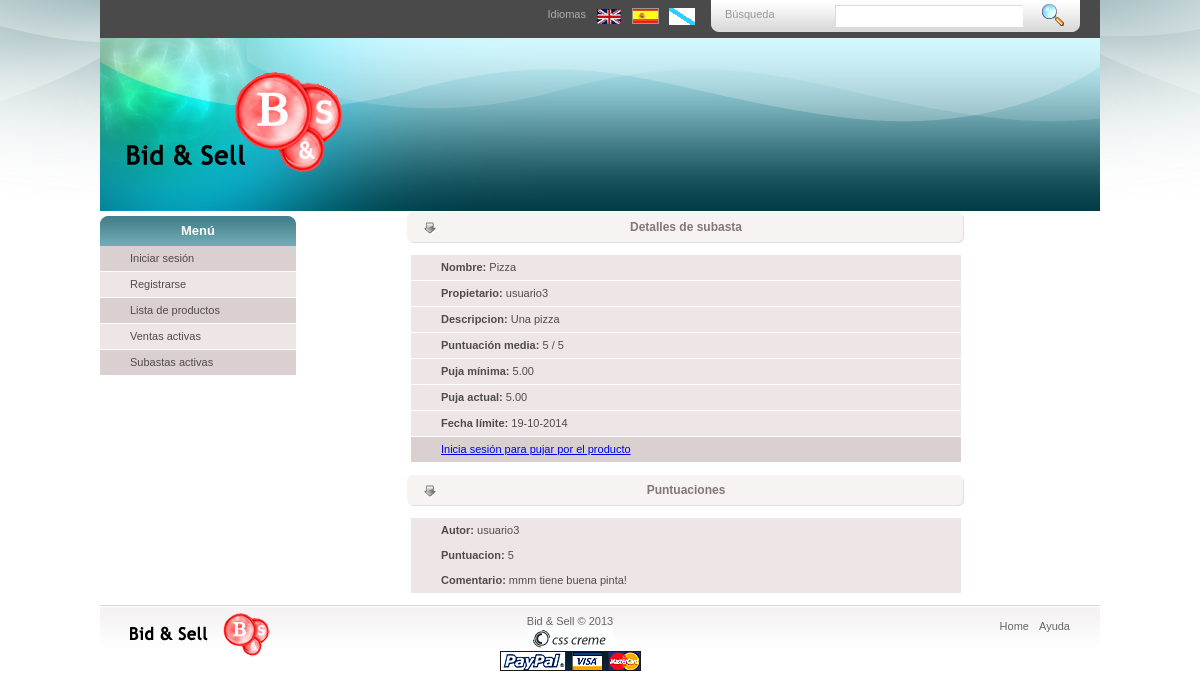
The page /index.php?controller=bidding&action=get&id=3 on the database its author committed.
### tables this page shows
CREATE TABLE IF NOT EXISTS `PRODUCTO` (
  `idProducto` int(10) unsigned NOT NULL AUTO_INCREMENT COMMENT 'Identificador unico de producto. Auto incrementado.',
  `propietario` varchar(20) NOT NULL COMMENT 'Login del propietario (clave foranea a USUARIO.login).',
  `estado` enum('pendiente','subasta','venta') NOT NULL DEFAULT 'pendiente' COMMENT 'Estado del producto: en venta, en subasta o aun no establecido (pendiende).',
  `nombre` varchar(255) NOT NULL COMMENT 'Nombre del producto.',
  `descripcion` text COMMENT 'Descripcion del producto. Puede ser nulo.',
  PRIMARY KEY (`idProducto`),
  KEY `propietario` (`propietario`)
);

CREATE TABLE IF NOT EXISTS `SUBASTA` (
  `idSubasta` int(10) unsigned NOT NULL AUTO_INCREMENT COMMENT 'Identificador unico de subasta. Auto incrementado.',
  `idProducto` int(10) unsigned NOT NULL COMMENT 'Identificador del producto subastado (clave foranea a PRODUCTO.idProducto).',
  `pujaMinima` decimal(9,2) unsigned NOT NULL DEFAULT '5.00' COMMENT 'Puja minima para la subasta (en euros). Dos valores decimales admitidos.',
  `fechaLimite` timestamp NULL DEFAULT NULL COMMENT 'Fecha y hora (TIMESTAMP) limite para la subasta. Puede ser nulo.',
  PRIMARY KEY (`idSubasta`),
  KEY `idProducto` (`idProducto`)
);

CREATE TABLE IF NOT EXISTS `CALIFICACION` (
  `idCalificacion` int(11) NOT NULL AUTO_INCREMENT COMMENT 'Identificador unico de calificacion. Auto incrementado.',
  `idProducto` int(10) unsigned NOT NULL COMMENT 'Identificador del producto calificado (clave foranea a PRODUCTO.idProducto).',
  `login` varchar(20) DEFAULT NULL COMMENT 'Login del usuario que ha realizado la calificacion (clave foranea a USUARIO.login). No debe ser NULO, se permite solo para continuar almacenando las puntuaciones despues de que un usuario haya sido eliminado (hacer un "SET NULL").',
  `puntuacion` tinyint(1) unsigned NOT NULL DEFAULT '5' COMMENT 'Puntuacion dada por el usuario al producto. La base de datos lo limita de 0 a 255, la logica de la aplicacion debera velar por almacenar valores correctos.',
  `comentario` text COMMENT 'Comentario dado junto a la puntuacion. Puede ser nulo.',
  PRIMARY KEY (`idCalificacion`),
  KEY `idProducto` (`idProducto`,`login`),
  KEY `login` (`login`)
);

### views/layouts/application.php (called while the page is built, shortened)
<?php
require "header.php";
require "sidebar.php";
$this->yield();
require "footer.php";
?>

### controllers/BiddingsController.php (called while the page is built, shortened)
<?php
class BiddingsController extends Controller
{
    public function get()
    {
        $this->bidding = new \models\Bidding($this->request->id);
        if (!$this->bidding->fill()) {
            $this->setFlash($this->lang["bidding"]["get_err"]);
            $this->redirect("bidding");
        }
        $this->product = new \models\Product($this->bidding->getProductId());
        $ratings = \models\Rating::findBy(["idProducto" => $this->product->getId()]);
        $rateAvg = 0.0;
        foreach ($ratings as $rating) $rateAvg  += intval($rating->rating);
        if (count($ratings) > 0) $rateAvg /= count($ratings);
        $currentBid = $this->bidding->getHighestBid();
        if (!$currentBid) $currentBid = $this->bidding->minBid;
        else $currentBid = $currentBid->quantity;
        $this->view->assign("product"       , $this->product);
        $this->view->assign("bidding"       , $this->bidding);
        $this->view->assign("currentBid"    , $currentBid);
        $this->view->assign("rate"          , $rateAvg);
        $this->view->assign("ratings"       , $ratings);
        $this->view->render("bidding_get");
    }
}
?>

### controllers/Router.php (called while the page is built, shortened)
<?php
class Router
{
    public function routeRequest($request)
    {
        $controller = "controllers\\HomeController";
        if ((isset($request->controller))) {
            $controller = $request->controller;
            $controller = "controllers\\" . ucfirst($controller) . "sController";
        }
        $action = isset($request->action) ? $request->action : "defaultAction";
        if (class_exists($controller) && method_exists($controller,$action)) {
            $controller = new $controller($request);
            $controller->$action();
        } else {
            header("HTTP/1.1 404 Not Found");
            include_once(__DIR__ . "/../assets/static/404.html");
            exit();
        }
    }
}
?>

### index.php (called while the page is built, shortened)
<?php
require_once(__DIR__ . "/components/ClassLoader.php");
$router = new controllers\Router();
$router->routeRequest(new components\Request());
?>

### models/Product.php (called while the page is built, shortened)
<?php
class Product extends Model
{
    private $idProduct;
    private $owner;
    public function __construct($idProduct = null, $owner = null)
    {
        $this->idProduct =   $idProduct;
        $this->owner       = $owner;
    }
    public function fill()
    {
        $rows = $this->dao->select(["*"], ["idProducto" => $this->idProduct]);
        $this->owner       = $rows[0]["propietario"];
        $this->name        = $rows[0]["nombre"];
        $this->description = $rows[0]["descripcion"];
        return true;
    }
    public function getId()
    {
        return $this->idProduct;
    }
    public function getOwner()
    {
        return $this->owner;
    }
}
?>

### database/SQLDAO.php (called while the page is built, shortened)
<?php
abstract class SQLDAO implements DAO
{
    protected $tableName;
    public function __construct($tableName)
    {
        $this->tableName = $tableName;
    }
    public function select($data, $where = null)
    {
        $db = DatabaseConnection::getConnection();
        $select = "SELECT ";
        $iter = new \CachingIterator(new \ArrayIterator($data));
        foreach ($iter as $column) {
            $select .= $column;
        }
        $select .= " FROM " . $this->tableName;
        if (isset($where)) {
            $select .= " WHERE ";
            $iter = new \CachingIterator(new \ArrayIterator($where));
            foreach ($iter as $key => $_) {
                $select .= $key . " = ?";
            }
        }
        $query = $db->prepare($select);
        if (isset($where)) {
            $i = 1;
            foreach ($where as $key => $_)
                $query->bindParam($i++, $where[$key]);
        }
        $result = array();
        if ($query->execute()) {
            while ($row = $query->fetch())
                $result[] = $row;
        }
        return $result;
    }
}
?>

### models/Bidding.php (called while the page is built, shortened)
<?php
class Bidding extends Model
{
    private $idBidding;
    public function __construct($idBidding = null, $idProduct = null)
    {
        $this->idBidding = $idBidding;
    }
    public function fill()
    {
        $rows = $this->dao->select(["*"], ["idSubasta" => $this->idBidding]);
        $this->minBid    = $rows[0]["pujaMinima"];
        $this->limitDate = $rows[0]["fechaLimite"];
        return true;
    }
}
?>

### components/ClassLoader.php (called while the page is built, shortened)
<?php
class ClassLoader
{
    private $namespace;
    private $includePath;
    private $separator    = "\\";
    private $extension    = ".php";
    public function __construct($namespace = null, $includePath = null)
    {
        $this->namespace   = $namespace;
        $this->includePath = $includePath;
    }
    public function loadClass($className)
    {
        $ns = $this->namespace . $this->separator;
        if ($this->namespace === null || $ns === substr($className, 0, strlen($ns))) {
            $fileName  = "";
            $lastNsPos = strripos($className, $this->separator);
            if ($lastNsPos !== false) {
                $namespace = substr($className, 0, $lastNsPos);
                $className = substr($className, $lastNsPos + 1);
                $fileName  = str_replace($this->separator, DIRECTORY_SEPARATOR, $namespace);
                $fileName .= DIRECTORY_SEPARATOR;
            }
            $fileName .= str_replace('_', DIRECTORY_SEPARATOR, $className);
            $fileName .= $this->extension;
            $require = "";
            if ($this->includePath !== null)
                $require .= $this->includePath . DIRECTORY_SEPARATOR;
        }
    }
}
?>

### components/Session.php (called while the page is built, shortened)
<?php
class Session
{
    public function __isset($key)
    {
        return isset($_SESSION[$key]);
    }
}
?>

### models/Rating.php (called while the page is built, shortened)
<?php
class Rating extends Model
{
    private $idRating;
    private $login;
    public function __construct($idRating = null, $idProduct = null, $login = null)
    {
        $this->idRating   = $idRating;
        $this->login      = $login;
    }
    public static function findBy($where)
    {
        $ids = \database\DAOFactory::getDAO("rating")->select(["idCalificacion"], $where);
        $found = array();
        foreach ($ids as $id) {
            $rating = new Rating($id["idCalificacion"]);
            if (!$rating->fill()) break;
            $found[ ] = $rating;
        }
        return $found;
    }
    public function fill()
    {
        $rows = $this->dao->select(["*"], ["idCalificacion" => $this->idRating]);
        $this->login      = $rows[0]["login"];
        $this->rating     = $rows[0]["puntuacion"];
        $this->commentary = $rows[0]["comentario"];
        return true;
    }
    public function getLogin()
    {
        return $this->login;
    }
}
?>

### models/Model.php (called while the page is built, shortened)
<?php
abstract class Model
{
    public function __construct()
    {
        $entity = substr(strchr(get_called_class(), "\\"), 1);
    }
}
?>

### components/Configuration.php (called while the page is built, shortened)
<?php
class Configuration
{
    private static $config;
    public static function readConfiguration($filename)
    {
        self::$config = parse_ini_file($filename, true);
    }
    public static function getValue($section, $key)
    {
        if (array_key_exists($section, self::$config) && array_key_exists($key, self::$config[$section]))
            return self::$config[$section][$key];
        return null;
    }
}
?>

### database/DAOFactory.php (called while the page is built, shortened)
<?php
class DAOFactory
{
    public static function getDAO($entityName)
    {
        $className = \components\Configuration::getValue("daos", strtolower($entityName));
        if (isset($className)) {
            return new $className();
        }
        return null;
    }
}
?>

### views/templates/bidding_get.php (the view)
<div class="center_content">
    <div class="center_title_bar"><?php print $lang["bidding"]["details"]; ?></div>
    <ul class="list">
        <li class="even"><?php print "<strong>" . $lang["product"]["name"]      . ":</strong> " . $product->name; ?></li>
        <li class="even"><?php print "<strong>" . $lang["product"]["owner"]     . ":</strong> " . $product->getOwner(); ?></li>
        <li class="even"><?php print "<strong>" . $lang["product"]["descr"]     . ":</strong> " . $product->description; ?></li>
        <li class="even"><?php print "<strong>" . $lang["product"]["rateAvg"]   . ":</strong> " . $rate; ?> / 5</li>
        <li class="even"><?php print "<strong>" . $lang["bidding"]["minBid"]    . ":</strong> " . $bidding->minBid; ?></li>
        <li class="even"><?php print "<strong>" . $lang["bidding"]["currBid"]   . ":</strong> " . $currentBid; ?></li>
        <li class="even"><?php print "<strong>" . $lang["bidding"]["limitDate"] . ":</strong> " . date("d-m-Y", strtotime($bidding->limitDate)); ?></li>
        <li class="odd">
<?php if ($this->isLoggedIn()) {
        if (date("Y-m-d H:i:s") < $bidding->limitDate && $product->getOwner() !== $username) { ?>
            <a href="/index.php?controller=bidding&action=makeBid&bidding=<?php print $bidding->getId(); ?>">
                <?php print $lang["bidding"]["bid"]; ?>
            </a>
            &nbsp;|&nbsp;
<?php   } ?>
            <a href="/index.php?controller=product&action=rate&prod=<?php print $product->getId(); ?>">
                <?php print $lang["product"]["rate"]; ?>
            </a>
<?php   if ($this->isAdmin()) { ?>
            &nbsp;|&nbsp;
            <a href="/index.php?controller=bidding&action=delete&id=<?php print $bidding->getId(); ?>">
                <?php print $lang["bidding"]["delete"]; ?>
            </a>
<?php
        }
      } else {
?>
            <a href="/index.php?controller=user&action=login">
                <?php print $lang["bidding"]["login_to_bid"]; ?>
            </a>
<?php } ?>
        </li>
    </ul>
    <div class="center_title_bar"><?php print $lang["product"]["ratings"]; ?></div>
    <ul class="list">
<?php
    if (count($ratings) > 0) {
        foreach ($ratings as $rating) {
?>
        <li class="even">
            <?php print "<strong>" . $lang["product"]["author"]  . ":</strong> " . $rating->getLogin(); ?>
            <br />
            <?php print "<strong>" . $lang["product"]["rating"]  . ":</strong> " . $rating->rating; ?>
            <br />
            <?php print "<strong>" . $lang["product"]["comment"] . ":</strong> " . $rating->commentary; ?>
        </li>
<?php
        }
    } else {
?>
        <li class="even">
            <?php print $lang["product"]["no_ratings"]; ?>
        </li>
<?php } ?>
    </ul>
</div>

### assets/css/style.css (style rules this page uses)
body { background:url(/assets/imgs/bg.jpg) no-repeat #fff center top; padding:0; font-family:Arial, Helvetica, sans-serif; font-size:11px; margin:0px auto auto auto; color:#000; }
.center_content { width:780px; float:left; margin: 0 auto; }
.center_title_bar { width:780px; height:33px; text-align:center; float:left; margin: 0 auto; line-height:33px; font-size:12px; color:#847676; font-weight:bold; background:url(/assets/img/bar_bg.gif) no-repeat center; }
ul.list { float:left; }
ul.list li { float:left; margin-left: 75px; list-style:none; display:inline-block; vertical-align:middle; }
ul.list li.odd { width: 520px;display:block;background-color: #dad0d0;border-bottom:1px #FFFFFF solid; text-decoration:none;color:#504b4b;padding:0 0 0 30px; line-height:25px; }
ul.list li.even { width:520px;display:block;background-color: #eee6e6;border-bottom:1px #FFFFFF solid; text-decoration:none;color:#504b4b;padding:0 0 0 30px; line-height:25px; }

### rows shown on the page
producto: nombre "Pizza", propietario "usuario3", descripcion "Una pizza"
subasta: pujaMinima "5.00", fechaLimite "19-10-2014"
calificacion: login "usuario3", puntuacion "5", comentario "mmm tiene buena pinta!"

### other values the page prints
$lang["general"]["search"] "Búsqueda"
$lang["general"]["languages"] "Idiomas"
$lang ["general"]["menu"] "Menú"
$lang["user"]["login"] "Iniciar sesión"
$lang ["user"]["register"] "Registrarse"
$lang["product"]["list"] "Lista de productos"
$lang ["sale"]["panel"] "Ventas activas"
$lang["bidding"]["panel"] "Subastas activas"
$lang["bidding"]["details"] "Detalles de subasta"
$lang["product"]["name"] "Nombre"
$lang["product"]["owner"] "Propietario"
$lang["product"]["descr"] "Descripcion"
$lang["product"]["rateAvg"] "Puntuación media"
$rate "5"
$lang["bidding"]["minBid"] "Puja mínima"
